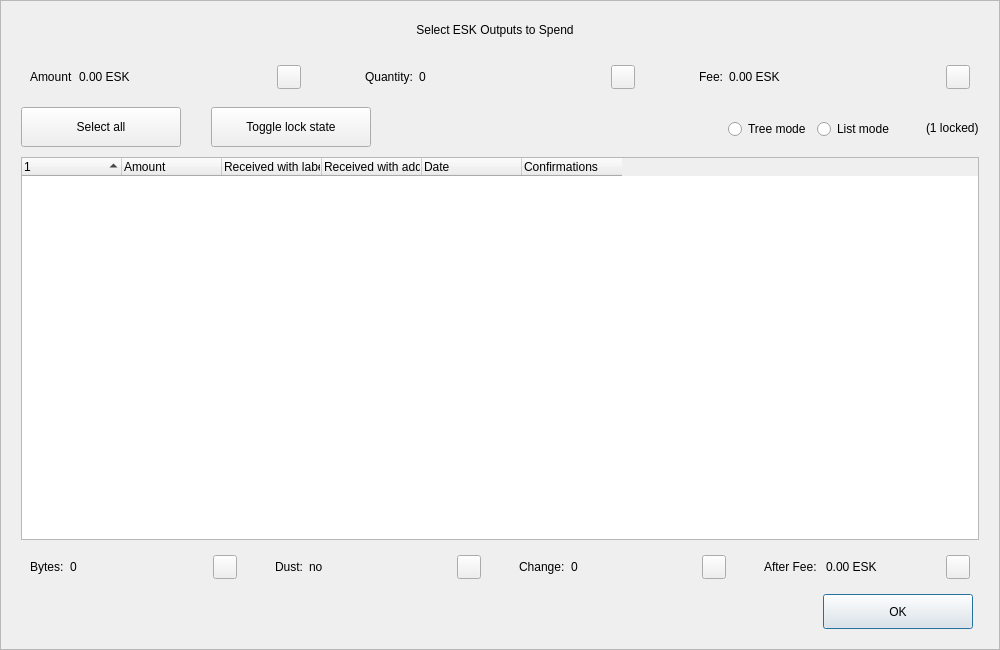
<?xml version="1.0" encoding="UTF-8"?>
<ui version="4.0">
 <class>CoinControlDialog</class>
 <widget class="QDialog" name="CoinControlDialog">
  <property name="geometry">
   <rect>
    <x>0</x>
    <y>0</y>
    <width>1000</width>
    <height>650</height>
   </rect>
  </property>
  <property name="minimumSize">
   <size>
    <width>950</width>
    <height>650</height>
   </size>
  </property>
  <property name="windowTitle">
   <string>Coin Selection</string>
  </property>
  <property name="styleSheet">
   <string notr="true"/>
  </property>
  <layout class="QVBoxLayout" name="verticalLayout">
   <property name="spacing">
    <number>0</number>
   </property>
   <property name="leftMargin">
    <number>0</number>
   </property>
   <property name="topMargin">
    <number>0</number>
   </property>
   <property name="rightMargin">
    <number>0</number>
   </property>
   <property name="bottomMargin">
    <number>0</number>
   </property>
   <item>
    <widget class="QFrame" name="frameContainer">
     <property name="toolTipDuration">
      <number>0</number>
     </property>
     <property name="frameShape">
      <enum>QFrame::StyledPanel</enum>
     </property>
     <property name="frameShadow">
      <enum>QFrame::Raised</enum>
     </property>
     <layout class="QVBoxLayout" name="verticalLayout_2">
      <property name="leftMargin">
       <number>0</number>
      </property>
      <property name="rightMargin">
       <number>0</number>
      </property>
      <property name="bottomMargin">
       <number>20</number>
      </property>
      <item>
       <layout class="QHBoxLayout" name="horizontalLayout_12">
        <property name="spacing">
         <number>0</number>
        </property>
        <property name="leftMargin">
         <number>20</number>
        </property>
        <property name="rightMargin">
         <number>30</number>
        </property>
        <item>
         <spacer name="horizontalSpacer_4">
          <property name="orientation">
           <enum>Qt::Horizontal</enum>
          </property>
          <property name="sizeHint" stdset="0">
           <size>
            <width>40</width>
            <height>20</height>
           </size>
          </property>
         </spacer>
        </item>
        <item>
         <widget class="QLabel" name="labelTitle">
          <property name="minimumSize">
           <size>
            <width>0</width>
            <height>40</height>
           </size>
          </property>
          <property name="maximumSize">
           <size>
            <width>16777215</width>
            <height>40</height>
           </size>
          </property>
          <property name="text">
           <string>Select ESK Outputs to Spend</string>
          </property>
          <property name="alignment">
           <set>Qt::AlignCenter</set>
          </property>
          <property name="margin">
           <number>7</number>
          </property>
         </widget>
        </item>
        <item>
         <spacer name="horizontalSpacer_5">
          <property name="orientation">
           <enum>Qt::Horizontal</enum>
          </property>
          <property name="sizeHint" stdset="0">
           <size>
            <width>40</width>
            <height>20</height>
           </size>
          </property>
         </spacer>
        </item>
       </layout>
      </item>
      <item>
       <layout class="QHBoxLayout" name="horizontalLayout_8">
        <property name="leftMargin">
         <number>20</number>
        </property>
        <property name="rightMargin">
         <number>20</number>
        </property>
        <item>
         <widget class="QWidget" name="layoutAmount" native="true">
          <layout class="QHBoxLayout" name="horizontalLayout_9" stretch="0,1,0">
           <item>
            <widget class="QLabel" name="labelCoinControlAmountText">
             <property name="text">
              <string>Amount</string>
             </property>
            </widget>
           </item>
           <item>
            <widget class="QLabel" name="labelCoinControlAmount">
             <property name="text">
              <string>0.00 ESK</string>
             </property>
            </widget>
           </item>
           <item alignment="Qt::AlignHCenter|Qt::AlignVCenter">
            <widget class="QPushButton" name="pushButtonAmount">
             <property name="minimumSize">
              <size>
               <width>0</width>
               <height>24</height>
              </size>
             </property>
             <property name="maximumSize">
              <size>
               <width>24</width>
               <height>26</height>
              </size>
             </property>
             <property name="focusPolicy">
              <enum>Qt::NoFocus</enum>
             </property>
             <property name="styleSheet">
              <string notr="true">padding-bottom:2px;
padding-right:4px;</string>
             </property>
             <property name="text">
              <string/>
             </property>
            </widget>
           </item>
          </layout>
         </widget>
        </item>
        <item>
         <spacer name="horizontalSpacer_2">
          <property name="orientation">
           <enum>Qt::Horizontal</enum>
          </property>
          <property name="sizeType">
           <enum>QSizePolicy::Fixed</enum>
          </property>
          <property name="sizeHint" stdset="0">
           <size>
            <width>40</width>
            <height>20</height>
           </size>
          </property>
         </spacer>
        </item>
        <item>
         <widget class="QWidget" name="layoutQuantity" native="true">
          <layout class="QHBoxLayout" name="horizontalLayout_10" stretch="0,1,0">
           <item>
            <widget class="QLabel" name="labelCoinControlQuantityText">
             <property name="text">
              <string>Quantity:</string>
             </property>
            </widget>
           </item>
           <item>
            <widget class="QLabel" name="labelCoinControlQuantity">
             <property name="text">
              <string>0</string>
             </property>
            </widget>
           </item>
           <item alignment="Qt::AlignHCenter|Qt::AlignVCenter">
            <widget class="QPushButton" name="pushButtonQuantity">
             <property name="minimumSize">
              <size>
               <width>0</width>
               <height>24</height>
              </size>
             </property>
             <property name="maximumSize">
              <size>
               <width>24</width>
               <height>26</height>
              </size>
             </property>
             <property name="focusPolicy">
              <enum>Qt::NoFocus</enum>
             </property>
             <property name="styleSheet">
              <string notr="true">padding-bottom:2px;
               padding-right:4px;</string>
             </property>
             <property name="text">
              <string/>
             </property>
            </widget>
           </item>
          </layout>
         </widget>
        </item>
        <item>
         <spacer name="horizontalSpacer_22">
          <property name="orientation">
           <enum>Qt::Horizontal</enum>
          </property>
          <property name="sizeType">
           <enum>QSizePolicy::Fixed</enum>
          </property>
          <property name="sizeHint" stdset="0">
           <size>
            <width>40</width>
            <height>20</height>
           </size>
          </property>
         </spacer>
        </item>
        <item>
         <widget class="QWidget" name="layoutFee" native="true">
          <layout class="QHBoxLayout" name="horizontalLayout_11" stretch="0,1,0">
           <item>
            <widget class="QLabel" name="labelCoinControlFeeText">
             <property name="text">
              <string>Fee:</string>
             </property>
            </widget>
           </item>
           <item>
            <widget class="QLabel" name="labelCoinControlFee">
             <property name="text">
              <string>0.00 ESK</string>
             </property>
            </widget>
           </item>
           <item alignment="Qt::AlignHCenter|Qt::AlignVCenter">
            <widget class="QPushButton" name="pushButtonFee">
             <property name="minimumSize">
              <size>
               <width>0</width>
               <height>24</height>
              </size>
             </property>
             <property name="maximumSize">
              <size>
               <width>24</width>
               <height>26</height>
              </size>
             </property>
             <property name="focusPolicy">
              <enum>Qt::NoFocus</enum>
             </property>
             <property name="styleSheet">
              <string notr="true">padding-bottom:2px;
               padding-right:4px;</string>
             </property>
             <property name="text">
              <string/>
             </property>
            </widget>
           </item>
          </layout>
         </widget>
        </item>
       </layout>
      </item>
      <item>
       <widget class="QFrame" name="frame">
        <property name="minimumSize">
         <size>
          <width>0</width>
          <height>40</height>
         </size>
        </property>
        <property name="styleSheet">
         <string notr="true">#frame {
	border:0;
}</string>
        </property>
        <property name="frameShape">
         <enum>QFrame::StyledPanel</enum>
        </property>
        <property name="frameShadow">
         <enum>QFrame::Sunken</enum>
        </property>
        <layout class="QHBoxLayout" name="horizontalLayout">
         <property name="spacing">
          <number>0</number>
         </property>
         <property name="leftMargin">
          <number>20</number>
         </property>
         <property name="topMargin">
          <number>0</number>
         </property>
         <property name="rightMargin">
          <number>20</number>
         </property>
         <property name="bottomMargin">
          <number>0</number>
         </property>
         <item>
          <layout class="QHBoxLayout" name="horizontalLayoutPanel" stretch="0,0,0,0,0,0">
           <property name="spacing">
            <number>20</number>
           </property>
           <item>
            <widget class="QPushButton" name="pushButtonSelectAll">
             <property name="sizePolicy">
              <sizepolicy hsizetype="Maximum" vsizetype="Fixed">
               <horstretch>0</horstretch>
               <verstretch>0</verstretch>
              </sizepolicy>
             </property>
             <property name="minimumSize">
              <size>
               <width>160</width>
               <height>40</height>
              </size>
             </property>
             <property name="maximumSize">
              <size>
               <width>16777215</width>
               <height>40</height>
              </size>
             </property>
             <property name="text">
              <string>Select all</string>
             </property>
             <property name="checkable">
              <bool>true</bool>
             </property>
             <property name="checked">
              <bool>false</bool>
             </property>
             <property name="autoExclusive">
              <bool>false</bool>
             </property>
             <property name="autoDefault">
              <bool>false</bool>
             </property>
            </widget>
           </item>
           <item>
            <spacer name="horizontalSpacer_6">
             <property name="orientation">
              <enum>Qt::Horizontal</enum>
             </property>
             <property name="sizeType">
              <enum>QSizePolicy::Fixed</enum>
             </property>
             <property name="sizeHint" stdset="0">
              <size>
               <width>10</width>
               <height>20</height>
              </size>
             </property>
            </spacer>
           </item>
           <item>
            <widget class="QPushButton" name="pushButtonToggleLock">
             <property name="sizePolicy">
              <sizepolicy hsizetype="Maximum" vsizetype="Fixed">
               <horstretch>0</horstretch>
               <verstretch>0</verstretch>
              </sizepolicy>
             </property>
             <property name="minimumSize">
              <size>
               <width>160</width>
               <height>40</height>
              </size>
             </property>
             <property name="maximumSize">
              <size>
               <width>16777215</width>
               <height>40</height>
              </size>
             </property>
             <property name="text">
              <string>Toggle lock state</string>
             </property>
             <property name="checkable">
              <bool>true</bool>
             </property>
             <property name="autoExclusive">
              <bool>false</bool>
             </property>
             <property name="autoDefault">
              <bool>false</bool>
             </property>
            </widget>
           </item>
           <item>
            <spacer name="horizontalSpacer_7">
             <property name="orientation">
              <enum>Qt::Horizontal</enum>
             </property>
             <property name="sizeType">
              <enum>QSizePolicy::Expanding</enum>
             </property>
             <property name="sizeHint" stdset="0">
              <size>
               <width>30</width>
               <height>20</height>
              </size>
             </property>
            </spacer>
           </item>
           <item alignment="Qt::AlignRight">
            <widget class="QGroupBox" name="groupBox_2">
             <property name="styleSheet">
              <string notr="true">#groupBox_2 {
    background-color:transparent;
    border-radius:0;
}</string>
             </property>
             <property name="title">
              <string/>
             </property>
             <layout class="QHBoxLayout" name="horizontalLayout_14">
              <item>
               <widget class="QRadioButton" name="radioTreeMode">
                <property name="sizePolicy">
                 <sizepolicy hsizetype="Maximum" vsizetype="Fixed">
                  <horstretch>0</horstretch>
                  <verstretch>0</verstretch>
                 </sizepolicy>
                </property>
                <property name="text">
                 <string>Tree mode</string>
                </property>
               </widget>
              </item>
              <item>
               <widget class="QRadioButton" name="radioListMode">
                <property name="sizePolicy">
                 <sizepolicy hsizetype="Maximum" vsizetype="Fixed">
                  <horstretch>0</horstretch>
                  <verstretch>0</verstretch>
                 </sizepolicy>
                </property>
                <property name="text">
                 <string>List mode</string>
                </property>
                <property name="checked">
                 <bool>false</bool>
                </property>
               </widget>
              </item>
             </layout>
            </widget>
           </item>
           <item>
            <widget class="QLabel" name="labelLocked">
             <property name="text">
              <string>(1 locked)</string>
             </property>
            </widget>
           </item>
          </layout>
         </item>
        </layout>
       </widget>
      </item>
      <item>
       <layout class="QHBoxLayout" name="horizontalLayout_13">
        <property name="leftMargin">
         <number>20</number>
        </property>
        <property name="rightMargin">
         <number>20</number>
        </property>
        <item>
         <widget class="CoinControlTreeWidget" name="treeWidget">
          <property name="contextMenuPolicy">
           <enum>Qt::CustomContextMenu</enum>
          </property>
          <property name="styleSheet">
           <string notr="true"/>
          </property>
          <property name="sortingEnabled">
           <bool>false</bool>
          </property>
          <property name="columnCount">
           <number>6</number>
          </property>
          <attribute name="headerShowSortIndicator" stdset="0">
           <bool>true</bool>
          </attribute>
          <attribute name="headerStretchLastSection">
           <bool>false</bool>
          </attribute>
          <column>
           <property name="text">
            <string/>
           </property>
          </column>
          <column>
           <property name="text">
            <string>Amount</string>
           </property>
          </column>
          <column>
           <property name="text">
            <string>Received with label</string>
           </property>
          </column>
          <column>
           <property name="text">
            <string>Received with address</string>
           </property>
          </column>
          <column>
           <property name="text">
            <string>Date</string>
           </property>
          </column>
          <column>
           <property name="text">
            <string>Confirmations</string>
           </property>
           <property name="toolTip">
            <string>Confirmed</string>
           </property>
          </column>
         </widget>
        </item>
       </layout>
      </item>
      <item>
       <layout class="QHBoxLayout" name="horizontalLayout_3">
        <property name="spacing">
         <number>20</number>
        </property>
        <property name="leftMargin">
         <number>20</number>
        </property>
        <property name="rightMargin">
         <number>20</number>
        </property>
        <item>
         <widget class="QWidget" name="layoutBytes" native="true">
          <layout class="QHBoxLayout" name="horizontalLayout_4" stretch="0,1,0">
           <item>
            <widget class="QLabel" name="labelCoinControlBytesText">
             <property name="text">
              <string>Bytes:</string>
             </property>
            </widget>
           </item>
           <item>
            <widget class="QLabel" name="labelCoinControlBytes">
             <property name="text">
              <string>0</string>
             </property>
            </widget>
           </item>
           <item alignment="Qt::AlignHCenter|Qt::AlignVCenter">
            <widget class="QPushButton" name="pushButtonBytes">
             <property name="minimumSize">
              <size>
               <width>0</width>
               <height>24</height>
              </size>
             </property>
             <property name="maximumSize">
              <size>
               <width>24</width>
               <height>26</height>
              </size>
             </property>
             <property name="focusPolicy">
              <enum>Qt::NoFocus</enum>
             </property>
             <property name="styleSheet">
              <string notr="true">padding-bottom:2px;
               padding-right:4px;</string>
             </property>
             <property name="text">
              <string/>
             </property>
            </widget>
           </item>
          </layout>
         </widget>
        </item>
        <item>
         <widget class="QWidget" name="layoutDust" native="true">
          <layout class="QHBoxLayout" name="horizontalLayout_5" stretch="0,1,0">
           <item>
            <widget class="QLabel" name="labelCoinControlLowOutputText">
             <property name="text">
              <string>Dust:</string>
             </property>
            </widget>
           </item>
           <item>
            <widget class="QLabel" name="labelCoinControlLowOutput">
             <property name="text">
              <string>no</string>
             </property>
            </widget>
           </item>
           <item alignment="Qt::AlignHCenter|Qt::AlignVCenter">
            <widget class="QPushButton" name="pushButtonDust">
             <property name="minimumSize">
              <size>
               <width>0</width>
               <height>24</height>
              </size>
             </property>
             <property name="maximumSize">
              <size>
               <width>24</width>
               <height>26</height>
              </size>
             </property>
             <property name="focusPolicy">
              <enum>Qt::NoFocus</enum>
             </property>
             <property name="styleSheet">
              <string notr="true">padding-bottom:2px;
               padding-right:4px;</string>
             </property>
             <property name="text">
              <string/>
             </property>
            </widget>
           </item>
          </layout>
         </widget>
        </item>
        <item>
         <widget class="QWidget" name="layoutChange" native="true">
          <layout class="QHBoxLayout" name="horizontalLayout_6" stretch="0,1,0">
           <item>
            <widget class="QLabel" name="labelCoinControlChangeText">
             <property name="text">
              <string>Change:</string>
             </property>
            </widget>
           </item>
           <item>
            <widget class="QLabel" name="labelCoinControlChange">
             <property name="text">
              <string>0</string>
             </property>
            </widget>
           </item>
           <item alignment="Qt::AlignHCenter|Qt::AlignVCenter">
            <widget class="QPushButton" name="pushButtonChange">
             <property name="minimumSize">
              <size>
               <width>0</width>
               <height>24</height>
              </size>
             </property>
             <property name="maximumSize">
              <size>
               <width>24</width>
               <height>26</height>
              </size>
             </property>
             <property name="focusPolicy">
              <enum>Qt::NoFocus</enum>
             </property>
             <property name="styleSheet">
              <string notr="true">padding-bottom:2px;
               padding-right:4px;</string>
             </property>
             <property name="text">
              <string/>
             </property>
            </widget>
           </item>
          </layout>
         </widget>
        </item>
        <item>
         <widget class="QWidget" name="layoutAfter" native="true">
          <layout class="QHBoxLayout" name="horizontalLayout_7" stretch="0,1,0">
           <item>
            <widget class="QLabel" name="labelCoinControlAfterFeeText">
             <property name="text">
              <string>After Fee: </string>
             </property>
            </widget>
           </item>
           <item>
            <widget class="QLabel" name="labelCoinControlAfterFee">
             <property name="text">
              <string>0.00 ESK</string>
             </property>
            </widget>
           </item>
           <item alignment="Qt::AlignHCenter|Qt::AlignVCenter">
            <widget class="QPushButton" name="pushButtonAlterFee">
             <property name="minimumSize">
              <size>
               <width>0</width>
               <height>24</height>
              </size>
             </property>
             <property name="maximumSize">
              <size>
               <width>24</width>
               <height>26</height>
              </size>
             </property>
             <property name="focusPolicy">
              <enum>Qt::NoFocus</enum>
             </property>
             <property name="styleSheet">
              <string notr="true">padding-bottom:2px;
               padding-right:4px;</string>
             </property>
             <property name="text">
              <string/>
             </property>
            </widget>
           </item>
          </layout>
         </widget>
        </item>
       </layout>
      </item>
      <item>
       <layout class="QHBoxLayout" name="horizontalLayout_2">
        <property name="spacing">
         <number>0</number>
        </property>
        <property name="leftMargin">
         <number>20</number>
        </property>
        <property name="rightMargin">
         <number>26</number>
        </property>
        <item>
         <spacer name="horizontalSpacer_3">
          <property name="orientation">
           <enum>Qt::Horizontal</enum>
          </property>
          <property name="sizeHint" stdset="0">
           <size>
            <width>558</width>
            <height>20</height>
           </size>
          </property>
         </spacer>
        </item>
        <item>
         <widget class="QPushButton" name="pushButtonOk">
          <property name="minimumSize">
           <size>
            <width>150</width>
            <height>35</height>
           </size>
          </property>
          <property name="text">
           <string>OK</string>
          </property>
         </widget>
        </item>
       </layout>
      </item>
     </layout>
    </widget>
   </item>
  </layout>
 </widget>
 <customwidgets>
  <customwidget>
   <class>CoinControlTreeWidget</class>
   <extends>QTreeWidget</extends>
   <header>coincontroltreewidget.h</header>
  </customwidget>
 </customwidgets>
 <resources/>
 <connections/>
</ui>
